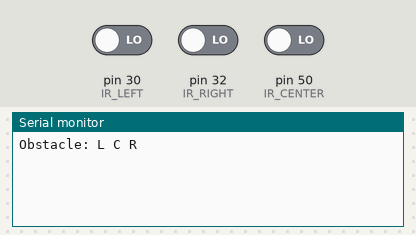
A sketch run on a simulated Arduino Mega 2560, built with avr-gcc and run on an emulated ATmega2560. Shown: the last lines printed to the serial monitor. Inputs (shaded band) come from the test bench; at power-on: pin 30 (IR_LEFT) LOW, pin 32 (IR_RIGHT) LOW, pin 50 (IR_CENTER) LOW.

Above: at 1.2 s.
1.3 s: pin 30 (IR_LEFT) driven HIGH
At 2.3 s:
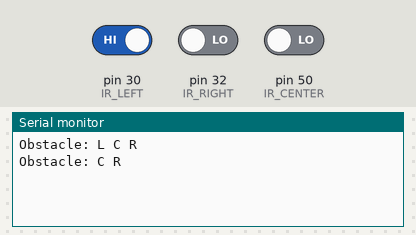
2.8 s: pin 32 (IR_RIGHT) driven HIGH
At 3.5 s:
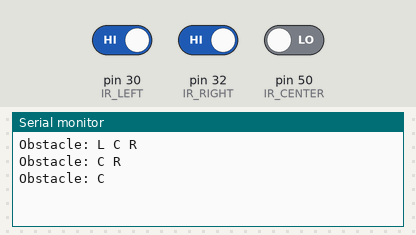
4.3 s: pin 50 (IR_CENTER) driven HIGH
At 4.6 s:
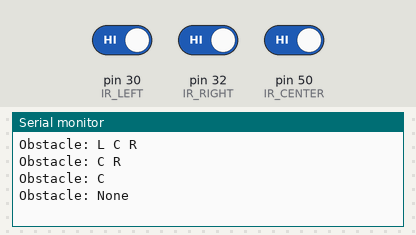
5.8 s: pin 30 (IR_LEFT) driven LOW
At 7.0 s:
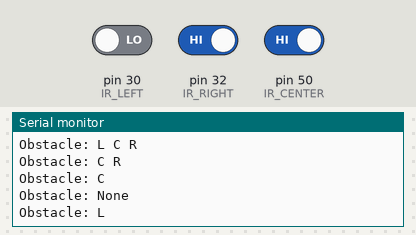
7.3 s: pin 32 (IR_RIGHT) driven LOW
At 8.2 s:
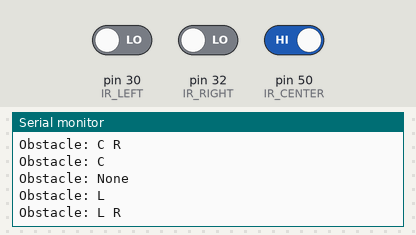
8.8 s: pin 30 (IR_LEFT) driven HIGH
At 9.3 s:
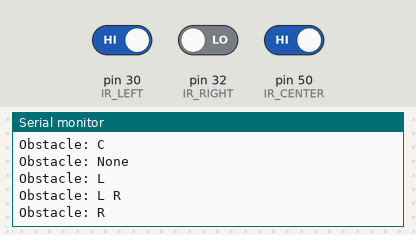

Measured:
- after the input at 1.3 s, the serial monitor: prints a new line at once (image 1)
- after the input at 2.8 s, the serial monitor: prints a new line at once (image 2)
- after the input at 4.3 s, the serial monitor: prints a new line at once (image 3)
- after the input at 5.8 s, the serial monitor: prints a new line at once (image 4)
- after the input at 7.3 s, the serial monitor: prints a new line at once (image 5)
- after the input at 8.8 s, the serial monitor: prints a new line at once (image 6)

The sketch:

ir_obstacle_detection.ino
```cpp
// Pin mapping
const int IR_LEFT = 30;
const int IR_CENTER = 50;
const int IR_RIGHT = 32;

// State storage to detect new obstacle appearance
bool prev_left = false;
bool prev_center = false;
bool prev_right = false;

void setup() {
  Serial.begin(9600);
  pinMode(IR_LEFT, INPUT);
  pinMode(IR_CENTER, INPUT);
  pinMode(IR_RIGHT, INPUT);
}

void loop() {
  // Read current sensor states
  bool left = digitalRead(IR_LEFT) == LOW;
  bool center = digitalRead(IR_CENTER) == LOW;
  bool right = digitalRead(IR_RIGHT) == LOW;

  // Only print when something changes
  if (left != prev_left || center != prev_center || right != prev_right) {
    Serial.print("Obstacle: ");
    if (left) Serial.print("L ");
    if (center) Serial.print("C ");
    if (right) Serial.print("R ");
    if (!left && !center && !right) Serial.print("None");
    Serial.println();

    // Update previous state
    prev_left = left;
    prev_center = center;
    prev_right = right;
  }

  delay(100);  // Reduce CPU usage and debounce sensor transitions
}
```
